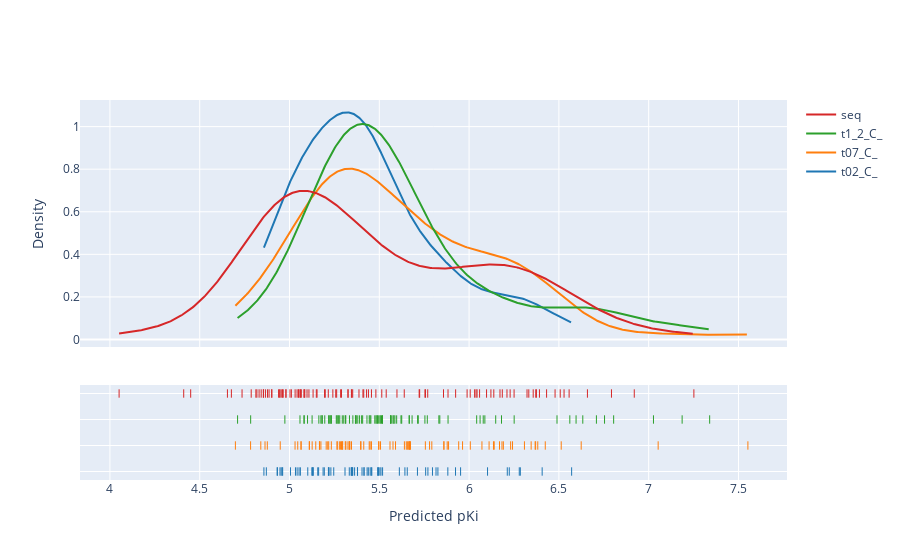

Notebook code for this chart:
### Code cell
hist_data = [df1['Predicted_pKi'], df2['Predicted_pKi'], df3['Predicted_pKi'], df4['Predicted_pKi'] ]
group_labels = ['t02_C_', 't07_C_', 't1_2_C_', 'seq']

fig = ff.create_distplot(hist_data, group_labels, bin_size=.2, show_hist=False)
fig.update_layout(xaxis_title='Predicted pKi', yaxis_title='Density')
fig.show()

### Figure 1 — Plotly figure (JSON) as saved in the notebook; plotly's stock layout.template omitted (floating-point values rounded to 4 significant figures; data arrays with more than 128 entries replaced by an {"elided": "..."} marker saying what was removed)
{"data": [{"legendgroup": "t02_C_", "marker": {"color": "rgb(31, 119, 180)"}, "mode": "lines", "name": "t02_C_", "showlegend": true, "type": "scatter", "x": {"elided": "500 float values"}, "xaxis": "x", "y": {"elided": "500 float values"}, "yaxis": "y"}, {"legendgroup": "t07_C_", "marker": {"color": "rgb(255, 127, 14)"}, "mode": "lines", "name": "t07_C_", "showlegend": true, "type": "scatter", "x": {"elided": "500 float values"}, "xaxis": "x", "y": {"elided": "500 float values"}, "yaxis": "y"}, {"legendgroup": "t1_2_C_", "marker": {"color": "rgb(44, 160, 44)"}, "mode": "lines", "name": "t1_2_C_", "showlegend": true, "type": "scatter", "x": {"elided": "500 float values"}, "xaxis": "x", "y": {"elided": "500 float values"}, "yaxis": "y"}, {"legendgroup": "seq", "marker": {"color": "rgb(214, 39, 40)"}, "mode": "lines", "name": "seq", "showlegend": true, "type": "scatter", "x": {"elided": "500 float values"}, "xaxis": "x", "y": {"elided": "500 float values"}, "yaxis": "y"}, {"legendgroup": "t02_C_", "marker": {"color": "rgb(31, 119, 180)", "symbol": "line-ns-open"}, "mode": "markers", "name": "t02_C_", "showlegend": false, "type": "scatter", "x": [5.491, 5.344, 5.509, 5.344, 5.796, 5.449, 5.643, 5.458, 5.23, 5.194, 5.826, 5.042, 6.103, 5.187, 5.217, 5.219, 4.933, 5.22, 5.102, 5.415, 5.352, 5.132, 5.432, 5.124, 4.954, 5.005, 5.924, 5.496, 5.882, 5.439, 5.758, 5.333, 5.656, 4.858, 6.407, 5.712, 5.415, 6.285, 6.224, 5.348, 5.456, 5.404, 5.061, 5.953, 5.493, 4.871, 5.033, 5.35, 5.503, 5.309, 4.959, 4.947, 5.771, 5.129, 5.131, 5.053, 5.816, 6.213, 5.379, 4.962, 5.162, 5.157, 5.378, 4.931, 6.571, 5.362, 5.246, 5.612, 5.518, 6.279], "xaxis": "x", "y": ["t02_C_", "t02_C_", "t02_C_", "t02_C_", "t02_C_", "t02_C_", "t02_C_", "t02_C_", "t02_C_", "t02_C_", "t02_C_", "t02_C_", "t02_C_", "t02_C_", "t02_C_", "t02_C_", "t02_C_", "t02_C_", "t02_C_", "t02_C_", "t02_C_", "t02_C_", "t02_C_", "t02_C_", "t02_C_", "t02_C_", "t02_C_", "t02_C_", "t02_C_", "t02_C_", "t02_C_", "t02_C_", "t02_C_", "t02_C_", "t02_C_", "t02_C_", "t02_C_", "t02_C_", "t02_C_", "t02_C_", "t02_C_", "t02_C_", "t02_C_", "t02_C_", "t02_C_", "t02_C_", "t02_C_", "t02_C_", "t02_C_", "t02_C_", "t02_C_", "t02_C_", "t02_C_", "t02_C_", "t02_C_", "t02_C_", "t02_C_", "t02_C_", "t02_C_", "t02_C_", "t02_C_", "t02_C_", "t02_C_", "t02_C_", "t02_C_", "t02_C_", "t02_C_", "t02_C_", "t02_C_", "t02_C_"], "yaxis": "y2"}, {"legendgroup": "t07_C_", "marker": {"color": "rgb(255, 127, 14)", "symbol": "line-ns-open"}, "mode": "markers", "name": "t07_C_", "showlegend": false, "type": "scatter", "x": [5.413, 6.624, 5.667, 4.783, 5.29, 6.183, 5.86, 6.368, 5.78, 5.396, 6.111, 5.59, 5.333, 5.126, 5.576, 5.964, 5.111, 5.449, 4.876, 5.661, 5.345, 6.191, 5.294, 5.175, 5.398, 5.296, 5.507, 5.456, 6.231, 5.031, 6.513, 5.886, 5.668, 5.337, 5.656, 5.278, 5.444, 6.308, 5.046, 7.053, 5.56, 5.233, 5.314, 5.265, 6.242, 7.552, 5.325, 5.065, 5.65, 6.371, 6.136, 5.674, 5.942, 5.878, 5.671, 5.265, 5.496, 5.757, 4.948, 6.072, 5.204, 6.14, 5.792, 4.84, 5.218, 6.007, 5.146, 5.064, 5.213, 5.311, 5.86, 4.864, 5.167, 6.169, 4.699, 6.382, 5.334, 5.111, 6.424, 5.284, 5.64, 6.346, 5.498, 5.168], "xaxis": "x", "y": ["t07_C_", "t07_C_", "t07_C_", "t07_C_", "t07_C_", "t07_C_", "t07_C_", "t07_C_", "t07_C_", "t07_C_", "t07_C_", "t07_C_", "t07_C_", "t07_C_", "t07_C_", "t07_C_", "t07_C_", "t07_C_", "t07_C_", "t07_C_", "t07_C_", "t07_C_", "t07_C_", "t07_C_", "t07_C_", "t07_C_", "t07_C_", "t07_C_", "t07_C_", "t07_C_", "t07_C_", "t07_C_", "t07_C_", "t07_C_", "t07_C_", "t07_C_", "t07_C_", "t07_C_", "t07_C_", "t07_C_", "t07_C_", "t07_C_", "t07_C_", "t07_C_", "t07_C_", "t07_C_", "t07_C_", "t07_C_", "t07_C_", "t07_C_", "t07_C_", "t07_C_", "t07_C_", "t07_C_", "t07_C_", "t07_C_", "t07_C_", "t07_C_", "t07_C_", "t07_C_", "t07_C_", "t07_C_", "t07_C_", "t07_C_", "t07_C_", "t07_C_", "t07_C_", "t07_C_", "t07_C_", "t07_C_", "t07_C_", "t07_C_", "t07_C_", "t07_C_", "t07_C_", "t07_C_", "t07_C_", "t07_C_", "t07_C_", "t07_C_", "t07_C_", "t07_C_", "t07_C_", "t07_C_"], "yaxis": "y2"}, {"legendgroup": "t1_2_C_", "marker": {"color": "rgb(44, 160, 44)", "symbol": "line-ns-open"}, "mode": "markers", "name": "t1_2_C_", "showlegend": false, "type": "scatter", "x": [5.311, 6.709, 5.577, 5.221, 5.126, 5.081, 5.587, 5.294, 5.175, 7.027, 5.058, 5.883, 5.504, 5.261, 5.39, 6.088, 4.784, 5.265, 5.518, 5.625, 5.28, 5.371, 6.754, 5.475, 5.495, 5.667, 5.597, 5.27, 5.832, 5.754, 5.767, 5.683, 5.481, 5.18, 6.148, 5.218, 5.302, 5.407, 6.042, 6.633, 5.717, 5.444, 5.231, 5.313, 5.581, 5.233, 5.486, 6.18, 5.38, 6.061, 6.805, 5.1, 5.569, 5.196, 5.227, 4.711, 5.563, 5.49, 6.251, 5.512, 5.334, 5.163, 5.367, 5.621, 5.517, 5.505, 6.079, 5.453, 4.974, 5.183, 5.402, 5.431, 7.34, 5.37, 5.837, 5.667, 6.596, 5.713, 5.563, 5.353, 6.561, 5.082, 7.186, 5.274, 6.49, 5.448], "xaxis": "x", "y": ["t1_2_C_", "t1_2_C_", "t1_2_C_", "t1_2_C_", "t1_2_C_", "t1_2_C_", "t1_2_C_", "t1_2_C_", "t1_2_C_", "t1_2_C_", "t1_2_C_", "t1_2_C_", "t1_2_C_", "t1_2_C_", "t1_2_C_", "t1_2_C_", "t1_2_C_", "t1_2_C_", "t1_2_C_", "t1_2_C_", "t1_2_C_", "t1_2_C_", "t1_2_C_", "t1_2_C_", "t1_2_C_", "t1_2_C_", "t1_2_C_", "t1_2_C_", "t1_2_C_", "t1_2_C_", "t1_2_C_", "t1_2_C_", "t1_2_C_", "t1_2_C_", "t1_2_C_", "t1_2_C_", "t1_2_C_", "t1_2_C_", "t1_2_C_", "t1_2_C_", "t1_2_C_", "t1_2_C_", "t1_2_C_", "t1_2_C_", "t1_2_C_", "t1_2_C_", "t1_2_C_", "t1_2_C_", "t1_2_C_", "t1_2_C_", "t1_2_C_", "t1_2_C_", "t1_2_C_", "t1_2_C_", "t1_2_C_", "t1_2_C_", "t1_2_C_", "t1_2_C_", "t1_2_C_", "t1_2_C_", "t1_2_C_", "t1_2_C_", "t1_2_C_", "t1_2_C_", "t1_2_C_", "t1_2_C_", "t1_2_C_", "t1_2_C_", "t1_2_C_", "t1_2_C_", "t1_2_C_", "t1_2_C_", "t1_2_C_", "t1_2_C_", "t1_2_C_", "t1_2_C_", "t1_2_C_", "t1_2_C_", "t1_2_C_", "t1_2_C_", "t1_2_C_", "t1_2_C_", "t1_2_C_", "t1_2_C_", "t1_2_C_", "t1_2_C_"], "yaxis": "y2"}, {"legendgroup": "seq", "marker": {"color": "rgb(214, 39, 40)", "symbol": "line-ns-open"}, "mode": "markers", "name": "seq", "showlegend": false, "type": "scatter", "x": [5.722, 5.538, 4.901, 5.216, 5.042, 6.251, 5.481, 6.332, 4.878, 5.263, 6.229, 5.514, 5.131, 6.006, 4.945, 5.081, 5.199, 6.039, 6.392, 5.108, 5.031, 4.736, 4.676, 4.98, 6.375, 5.098, 6.058, 6.121, 5.062, 5.77, 5.409, 5.066, 5.413, 5.725, 5.757, 5.085, 4.939, 4.98, 5.05, 7.252, 5.326, 5.639, 5.429, 5.01, 4.855, 6.097, 6.172, 4.854, 5.285, 5.989, 4.866, 4.051, 4.818, 4.957, 5.857, 5.456, 4.901, 6.371, 6.479, 4.965, 6.031, 5.153, 4.842, 6.92, 6.793, 5.081, 6.357, 5.925, 5.44, 5.325, 5.347, 5.003, 5.257, 6.185, 4.411, 6.557, 4.948, 6.138, 5.059, 5.754, 6.432, 5.195, 5.387, 5.289, 4.961, 5.241, 4.45, 6.323, 6.529, 5.052, 6.211, 4.831, 6.507, 5.352, 5.345, 4.886, 6.659, 4.654, 4.787, 4.813, 6.044, 5.598, 5.149, 5.883], "xaxis": "x", "y": ["seq", "seq", "seq", "seq", "seq", "seq", "seq", "seq", "seq", "seq", "seq", "seq", "seq", "seq", "seq", "seq", "seq", "seq", "seq", "seq", "seq", "seq", "seq", "seq", "seq", "seq", "seq", "seq", "seq", "seq", "seq", "seq", "seq", "seq", "seq", "seq", "seq", "seq", "seq", "seq", "seq", "seq", "seq", "seq", "seq", "seq", "seq", "seq", "seq", "seq", "seq", "seq", "seq", "seq", "seq", "seq", "seq", "seq", "seq", "seq", "seq", "seq", "seq", "seq", "seq", "seq", "seq", "seq", "seq", "seq", "seq", "seq", "seq", "seq", "seq", "seq", "seq", "seq", "seq", "seq", "seq", "seq", "seq", "seq", "seq", "seq", "seq", "seq", "seq", "seq", "seq", "seq", "seq", "seq", "seq", "seq", "seq", "seq", "seq", "seq", "seq", "seq", "seq", "seq"], "yaxis": "y2"}], "layout": {"barmode": "overlay", "hovermode": "closest", "legend": {"traceorder": "reversed"}, "xaxis": {"anchor": "y2", "domain": [0, 1], "title": {"text": "Predicted pKi"}, "zeroline": false}, "yaxis": {"anchor": "free", "domain": [0.35, 1], "position": 0, "title": {"text": "Density"}}, "yaxis2": {"anchor": "x", "domain": [0, 0.25], "dtick": 1, "showticklabels": false}}}
